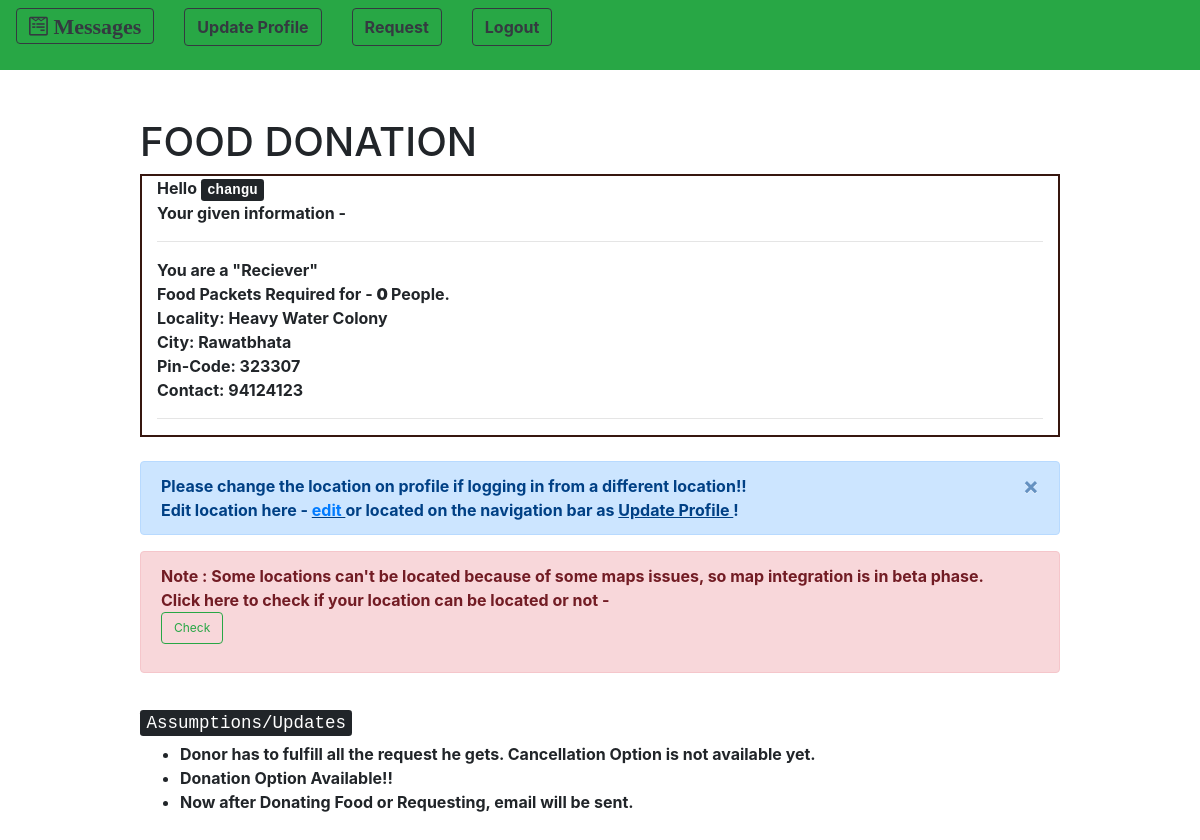
The page / (signed in) on the database as committed earlier.
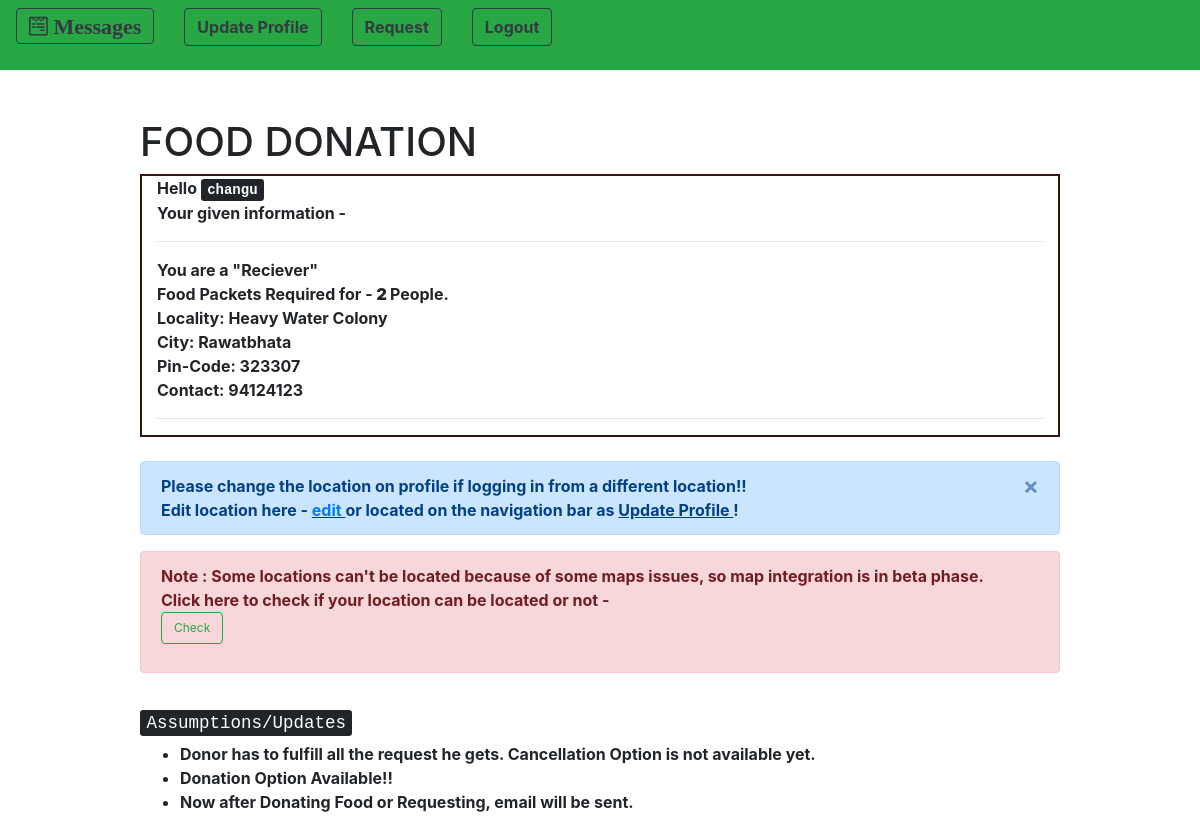
The same page on the database as committed later.
### customUser/models.py (models this page shows, shortened)
class CustomUser(AbstractUser):
    pin_code = models.IntegerField(null = True)
    contact_no = models.IntegerField(null = True)
    resources = models.IntegerField(null = True) # no. of persons avability/requirement
    locality = models.CharField(max_length = 100)
    city = models.CharField(max_length = 50)
    """CHOICES=[('0','Donor'),
                   ('1','Reciever')]"""
    state = models.CharField(max_length = 50, default = " ")
    donor = models.BooleanField(default = 'False') # 0 - Donor 1 - Reciever
    email = models.EmailField(unique=True)

### templates/home.html (shortened to what this page needs)
{% extends 'base_with_home.html' %}
{% load crispy_forms_tags %}
{% block navigation %}
	<div class = "row">
	{% if user.is_authenticated %}
		<div class = "col">
			<form method="post" action = "{% url 'notification' %}">
				<button class="btn btn-outline-dark" style="font-size:22px"><i class="fa fa-wpforms"> <strong> Messages </strong>
					</span></i></button>
			</form>
		</div>
			<div class = "col">
				<form method = "get" action = "{% url 'edit_profile' %}">
					<button type = "submit" class = "btn btn-outline-dark navbar-btn"> <strong> Update Profile </strong></button>
				</form>
			</div>
			{% if user.donor == False %}
			<div class = "col">
				<form method = "post" action = "{% url 'showNearbyDonors' %}"> {%csrf_token%}
					<button type = "submit" class = "btn btn-outline-dark navbar-btn"><strong> Request </strong> </button>
				</form>
			</div>
			{% else %}
			<div class = "col">
				<form method = "post" action = "{% url 'showNearbyRecievers' %}"> {% csrf_token %}
					<button type = "submit" class = "btn btn-outline-dark navbar-btn"><strong> Donate</strong> </button>
				</form>
			</div>
			{% endif %}
			<div class = "col">
				<form method = "post" action = "{% url 'logout' %}">
					<button type = "submit" class = "btn btn-outline-dark"><strong> Logout </button>
				</form>
			</div>
		{% endif %}
				</div>
{% endblock %}
{% block content %}
	<h1> FOOD DONATION  </h1>
<div class = "container-fluid" style="border:2px solid #36160F;">
	{% if user.is_authenticated %}
			Hello <kbd> {{ user.username }}</kbd>
		 <br> Your given information - <br> <hr>
		 	{% if user.donor == True %}
				You are a "Donor"<br>
				Food Packets available for - <strong> {{ user.resources }} </strong> People.<br>
			{% else %}
				You are a "Reciever"<br>
				Food Packets Required for - <strong> {{user.resources}} </strong> People.<br>
			{% endif %}
			Locality: {{ user.locality }} <br>
			City: {{ user.city }} <br>
			Pin-Code: {{ user.pin_code }} <br>
			Contact: {{ user.contact_no }} <br> <hr>
</div>
<br>
      <div class="alert alert-primary alert-dismissible fade show">
    Please change the location on profile if logging in from a different location!! <br>
          Edit location here -  <u> <a href = "{% url 'edit_profile' %}"> edit </a> </u> or located on the navigation bar as <u>Update Profile </u>!
       <button type = "button" class = "close" data-dismiss = "alert" aria-hidden="true">&times;</button>
  </div>
  <div class = "alert alert-danger alert-dismissible fade show">
  		Note : Some locations can't be located because of some maps issues, so map integration is in beta phase. <br> Click here to check if your location can be located or not -
  		<form> {% csrf_token %}
  		<button class = "btn btn-outline-success" style="font-size:12px" formaction="{% url 'check_location' %}"> Check </button>
  		</form>
  </div>
<br>
	{% else %}
	<br>
	<div class = "container-fluid">
		<h4> <kbd> You are not logged in! </kbd><br> <br>  </h4>
	</div>
	{% endif %}
{% endblock %}

Rows that differ between the two databases and show on the page:
changed CustomUser "Heavy Water Colony": resources "0" → "2"
